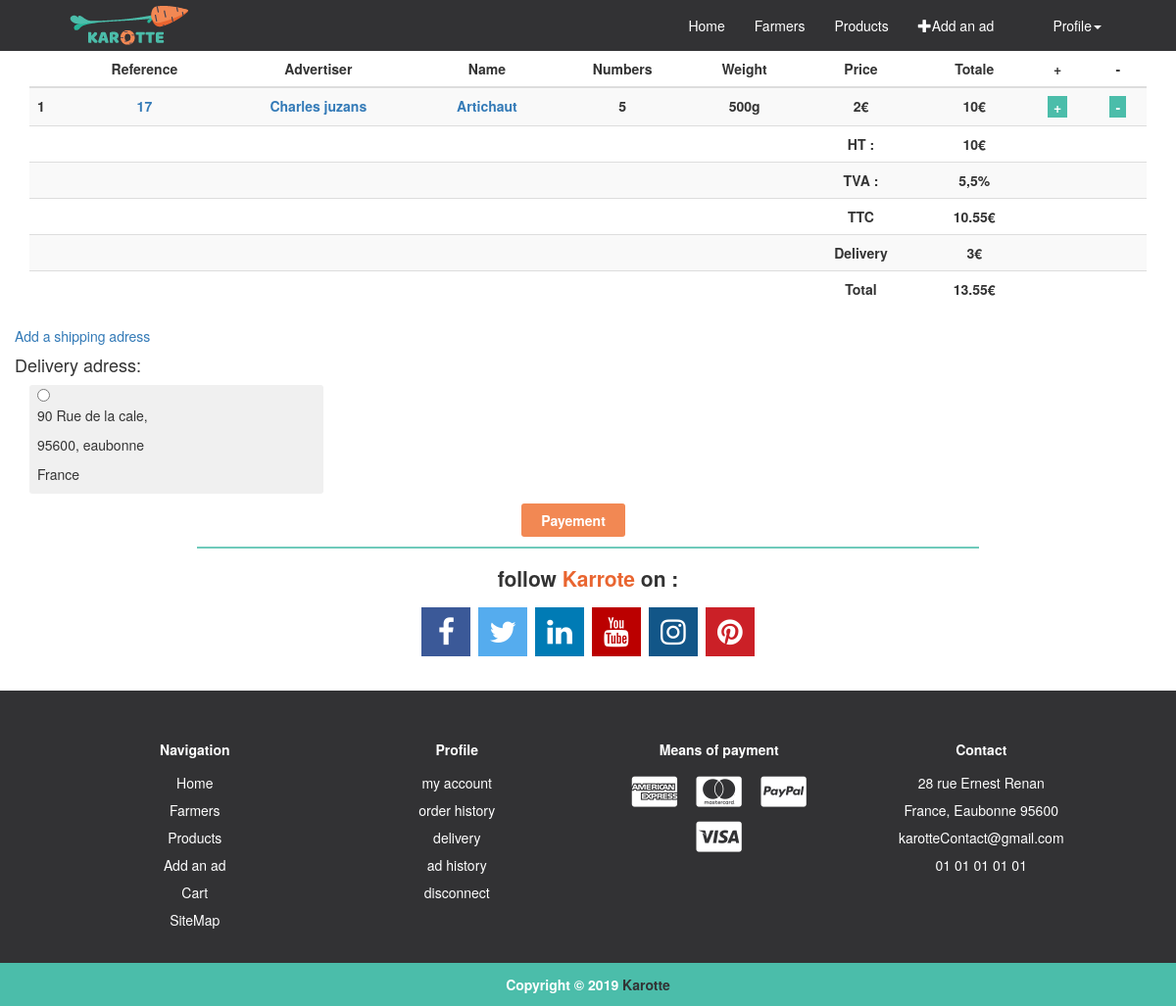
Screenshot of /Cart (signed in) with the database file from the repository.
### tables this page shows
CREATE TABLE IF NOT EXISTS `Cards` (
  `Id` int(9) NOT NULL,
  `IdProduct` int(9) NOT NULL,
  `idFarmerProduct` int(9) NOT NULL,
  `Nb` int(9) NOT NULL,
  `Idusers` int(9) NOT NULL,
  `Status` int(1) NOT NULL DEFAULT '1',
  `creationDate` date NOT NULL
);

CREATE TABLE IF NOT EXISTS `Produit` (
  `Id` int(9) NOT NULL,
  `IdListeProduit` int(9) NOT NULL,
  `Prix` varchar(255) NOT NULL,
  `Biographie` text NOT NULL,
  `Qualiter` text NOT NULL,
  `UnitWeight` varchar(9) NOT NULL,
  `NbStock` varchar(255) NOT NULL,
  `IdFarmers` int(9) NOT NULL,
  `Region` int(9) NOT NULL,
  `CreationDate` date DEFAULT NULL,
  `Actif` int(1) NOT NULL DEFAULT '0'
);

CREATE TABLE IF NOT EXISTS `Users` (
  `Id` int(9) NOT NULL,
  `Name` varchar(255) NOT NULL,
  `LastName` varchar(255) NOT NULL,
  `Email` varchar(255) NOT NULL,
  `Password` varchar(255) NOT NULL,
  `DateBirth` date DEFAULT NULL,
  `Type` int(1) NOT NULL,
  `Actif` int(1) NOT NULL DEFAULT '0',
  `Status` int(1) NOT NULL DEFAULT '1',
  `CreationDate` date NOT NULL,
  `CreationIp` varchar(100) NOT NULL
);

CREATE TABLE IF NOT EXISTS `ListeProduit` (
  `Id` int(9) NOT NULL,
  `Name` varchar(255) NOT NULL,
  `Actif` int(1) NOT NULL DEFAULT '1'
);

CREATE TABLE IF NOT EXISTS `Delivery` (
  `Id` int(9) NOT NULL,
  `IdUser` int(9) NOT NULL,
  `Road` varchar(255) NOT NULL,
  `RoadName` varchar(255) NOT NULL,
  `RoadNumber` varchar(255) NOT NULL,
  `PostalCode` varchar(255) NOT NULL,
  `City` varchar(255) NOT NULL,
  `Region` varchar(255) NOT NULL,
  `County` varchar(255) NOT NULL,
  `Phone` varchar(255) NOT NULL,
  `Actif` int(1) NOT NULL DEFAULT '1'
);

### controller/carts.php (called while the page is built, shortened)
<?php
$objCarts = new carts($connect);
if(!isset($_SESSION['farmer'])){
    $session = $_SESSION['user'];
}else{
    $session = $_SESSION['farmer'];
}
if(!isset($_SESSION['farmer'])){
    $client_id = $_SESSION['user'];
    $panier = $objCarts->selectCarts($_SESSION['user']);
}else{
    $panier = $objCarts->selectCarts($_SESSION['farmer']);
}
$errorDelivery = false;
?>

### models/connect.class.php (called while the page is built, shortened)
<?php
class connect {
    public function setConnect(PDO $connect)
    {
        $this -> _connect = $connect;
    }
}
?>

### models/carts.class.php (called while the page is built, shortened)
<?php
class carts extends connect
{
    public function selectCarts($iduser)
    {
        $req = $this->_connect->query("SELECT Cards.Id as card_id, Cards.Nb as card_quantity, Produit.Id as product_id, Produit.Prix as product_price, Produit.UnitWeight as product_weight, Users.Id as farmer_id, Farmers.Id as farmer_farmer_id, Users.Name as farmer_name, Users.LastName as farmer_lastname, ListeProduit.Id as lproduct_id, ListeProduit.Name as lproduct_name FROM `Cards` INNER JOIN Farmers ON Cards.idFarmerProduct = Farmers.Id INNER JOIN Users ON Farmers.IdUser = Users.Id INNER JOIN Produit ON Cards.IdProduct = Produit.Id INNER JOIN ListeProduit ON Produit.IdListeProduit = ListeProduit.Id WHERE Cards.Idusers = '$iduser' AND Cards.Status = '0' ");
        $res = $req->fetchAll();
        return $res;
    }
    public function selectAdresseLivraison($idUser)
    {
        $req = $this->_connect->query("SELECT * FROM `Delivery` WHERE IdUser = '$idUser' LIMIT 3");
        $res = $req->fetchAll();
        return $res;
    }
}
?>

### config.php (called while the page is built, shortened)
<?php
$delivery_price = 3;
function routeUrl(){
    $nbslash = '';
    if(isset($_GET['p'])){
        $nburl = count(explode('/', $_GET['p']));
        if($nburl !== 0){
            for($i=1; $i < $nburl; $i++){
                $nbslash .= "../";
            }
        }
    }
    return $nbslash;
}

### views/page/Cart.php (the view, shortened to what this page needs)
<?php
require "controller/carts.php";
    ?>
    <?php
$size = sizeof($panier);
if ($size != 0) {
    ?>
    <div class="container block_Carts">
        <div class="row">
            <div class="col-sm-12 block_Carts_1">
                <table class="table table-striped">
                    <thead>
                    <tr>
                        <th style="text-align: center" scope="col">&nbsp;</th>
                        <th style="text-align: center" scope="col">Reference</th>
                        <th style="text-align: center" scope="col">Advertiser</th>
                        <th style="text-align: center" scope="col">Name</th>
                        <th style="text-align: center" scope="col">Numbers</th>
                        <th style="text-align: center" scope="col">Weight</th>
                        <th style="text-align: center" scope="col">Price</th>
                        <th style="text-align: center" scope="col">Totale</th>
                        <th style="text-align: center" scope="col">+</th>
                        <th style="text-align: center" scope="col">-</th>
                    </tr>
                    </thead>
                    <tbody>
                    <?php
                    $nb = "1";
                    $total = 0;
                    foreach ($panier as $panierF) {
                        $IdProduct = $panierF['product_id'];
                        $idFarmerProduct = $panierF['farmer_id'];
                        $Nb = $panierF['card_quantity'];
                        $NameAnnonceur = $panierF['farmer_name'] . ' ' . $panierF['farmer_lastname'];
                        $IdListeProduit = $panierF['lproduct_id'];
                        $Prix = $panierF['product_price'];
                        $UnitWeight = $panierF['product_weight'];
                        $NameProducts = $panierF['lproduct_name'];
                        $calcule1 = $Prix;
                        $calcule2 = $Nb;
                        $resCalcul = $calcule1 * $calcule2;
                        $total += $resCalcul;
                        $tva = $total * 0.055;
                        ?>
                        <tr>
                            <th scope="row"><?= $nb ?></th>
                            <th style="text-align: center" scope="row"><a
                                        href="<?= routeUrl() ?>Products/produit=<?= $IdProduct ?>"><?= $IdProduct ?></a>
                            </th>
                            <th style="text-align: center" scope="row"><a
                                        href="<?= routeUrl() ?>Farmers/agriculteur=<?= $idFarmerProduct ?>"><?= $NameAnnonceur ?></a>
                            </th>
                            <th style="text-align: center" scope="row"><a
                                        href="<?= routeUrl() ?>Products/filters/<?= $IdListeProduit ?>/0/0/0/1"><?= $NameProducts ?></a>
                            </th>
                            <th style="text-align: center" scope="row"><?= $Nb ?></th>
                            <th style="text-align: center" scope="row"><?= $UnitWeight ?></th>
                            <th style="text-align: center" scope="row"><?= $Prix ?>€</th>
                            <th style="text-align: center" scope="row"><?= $Prix * $Nb ?>€</th>
                            <th style="text-align: center" scope="row">
                                <form method="post">
                                    <input class="cartsAdd" type="submit" name="add1" value="+"/>
                                </form>
                            </th>
                            <th style="text-align: center" scope="row">
                                <form method="post">
                                    <input class="cartsAdd" type="submit" name="no1" value="-"/>
                                </form>
                            </th>
                        </tr>
                        <?php
                        $nb = $nb + "1";
                    }
                    ?>
                    <tr>
                        <th scope="row"></th>
                        <th style="text-align: center" scope="row"></th>
                        <th style="text-align: center" scope="row"></th>
                        <th style="text-align: center" scope="row"></th>
                        <th style="text-align: center" scope="row"></th>
                        <th style="text-align: center" scope="row"></th>
                        <th style="text-align: center" scope="row">HT :</th>
                        <th style="text-align: center" scope="row"><?= $total ?>€</th>
                        <th style="text-align: center" scope="row"></th>
                        <th style="text-align: center" scope="row"></th>
                    </tr>
                    <tr>
                        <th scope="row"></th>
                        <th style="text-align: center" scope="row"></th>
                        <th style="text-align: center" scope="row"></th>
                        <th style="text-align: center" scope="row"></th>
                        <th style="text-align: center" scope="row"></th>
                        <th style="text-align: center" scope="row"></th>
                        <th style="text-align: center" scope="row">TVA :</th>
                        <th style="text-align: center" scope="row">5,5%</th>
                        <th style="text-align: center" scope="row"></th>
                        <th style="text-align: center" scope="row"></th>
                    </tr>
                    <tr>
                        <th scope="row"></th>
                        <th style="text-align: center" scope="row"></th>
                        <th style="text-align: center" scope="row"></th>
                        <th style="text-align: center" scope="row"></th>
                        <th style="text-align: center" scope="row"></th>
                        <th style="text-align: center" scope="row"></th>
                        <th style="text-align: center" scope="row">TTC</th>
                        <th style="text-align: center" scope="row"><?= $total + $tva ?>€</th>
                        <th style="text-align: center" scope="row"></th>
                        <th style="text-align: center" scope="row"></th>
                    </tr>
                    <tr>
                        <th scope="row"></th>
                        <th style="text-align: center" scope="row"></th>
                        <th style="text-align: center" scope="row"></th>
                        <th style="text-align: center" scope="row"></th>
                        <th style="text-align: center" scope="row"></th>
                        <th style="text-align: center" scope="row"></th>
                        <th style="text-align: center" scope="row">Delivery</th>
                        <th style="text-align: center" scope="row"><?= $delivery_price ?>€</th>
                        <th style="text-align: center" scope="row"></th>
                        <th style="text-align: center" scope="row"></th>
                    </tr>
                    <tr>
                        <th scope="row"></th>
                        <th style="text-align: center" scope="row"></th>
                        <th style="text-align: center" scope="row"></th>
                        <th style="text-align: center" scope="row"></th>
                        <th style="text-align: center" scope="row"></th>
                        <th style="text-align: center" scope="row"></th>
                        <th style="text-align: center" scope="row">Total</th>
                        <th style="text-align: center" scope="row"><?= $total + $tva + $delivery_price ?>€</th>
                        <th style="text-align: center" scope="row"></th>
                        <th style="text-align: center" scope="row"></th>
                    </tr>
                    </tbody>
                </table>
            </div>
            <div class="col-sm-12 row block_Carts_2">
                <form method="post">
                    <a href="<?= routeUrl() ?>Account/Livraison">Add a shipping adress</a>
                    <h4 <?= $errorDelivery ? 'style="color: red"' : '' ?> >Delivery adress:</h4>
                    <?php
                    foreach ($objCarts->selectAdresseLivraison($session) as $inputlivraison) {
                        ?>
                        <div class="col-sm-4 block_Carts_2_livraison">
                            <input type="radio" value="<?= $inputlivraison['Id'] ?>" name="delivery"/>
                            <p><?= $inputlivraison['RoadNumber'] . ' ' . $inputlivraison['Road'] . ' ' . $inputlivraison['RoadName']?>,</p>
                            <p><?= $inputlivraison['PostalCode'] . ', ' . $inputlivraison['City']?></p>
                            <p><?= $inputlivraison['County'] ?></p>
                        </div>
                        <?php
                    }
                    ?>
                    <div class="col-sm-12 payments">
                        <input class="ButtonPay" type="submit" name="pay" value="Payement"/>
                    </div>
                </form>
            </div>
        </div>
    </div>
    <?php
} else {
    ?>
    <div class="container block_Carts">
        <p>empty Carts : <a href="<?= routeUrl() ?>Products/1">Add products</a></p>
    </div>
    <?php
}
?>

### src/asset/css/karotte.css (style rules this page uses)
.cartsAdd { border: none; background: #4bbdaa; color: #fff; }
.block_Carts_2_livraison { background: #f0f0f0; border-radius: 3px; width: 300px; padding-left: 8px; margin-left: 15px; }
.payments { text-align: center; }
.ButtonPay { background: #f28853; border: none; color: #fff; font-weight: bold; padding: 7px 20px; border-radius: 3px; margin: 10px 15px; }

### rows the page displays
cards: produit.Id "17", users.Name+LastName "Charles juzans", listeproduit.Name "Artichaut", Nb "5", produit.UnitWeight "500g", produit.Prix "2", $Prix*$Nb "10"
delivery: RoadNumber "90", Road "Rue", RoadName "de la cale", PostalCode "95600", City "eaubonne", County "France"

### other values shown
$total "10"
$total + $tva "10.55"
$delivery_price "3"
$total + $tva + $delivery_price "13.55"
